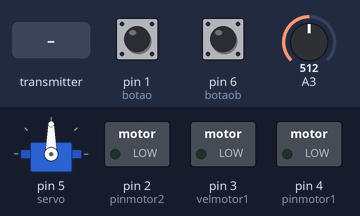
The sketch below on a simulated Arduino Nano, built with avr-gcc and run on an emulated ATmega328P. Parts: servo, switched loads named in the sketch (green lamp = pin HIGH). The inputs (shaded band) are chosen by the test bench; at power-on: pin 1 (botao) LOW, pin 6 (botaob) LOW, A3 = 512. No radio packets arrive unless stated.

Above: at 1.2 s.
1.3 s: pin 1 (botao) pulled HIGH for 0.15 s
At 1.7 s:
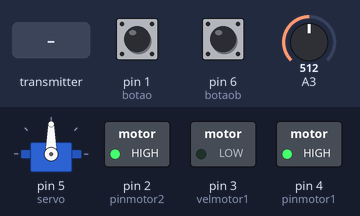
2.9 s: the transmitter starts sending anguloV = 0
At 4.1 s:
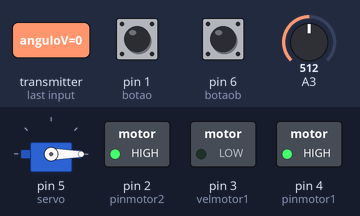
4.4 s: the transmitter starts sending anguloV = 256
At 5.3 s:
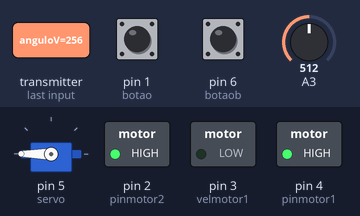
5.9 s: the transmitter starts sending anguloV = 1023
At 6.4 s:
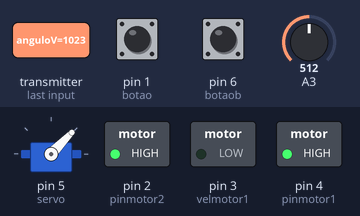
7.4 s: pin 6 (botaob) pulled HIGH for 0.15 s
At 7.8 s:
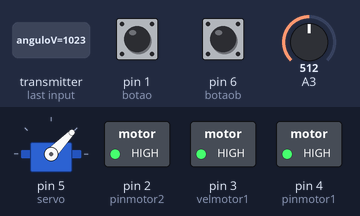
9.0 s: the transmitter starts sending anguloV = 512
At 10.0 s:
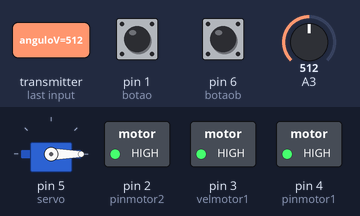
Timing chart, 0 to 11.5 s (numbered marks = the images above; inputs shaded):
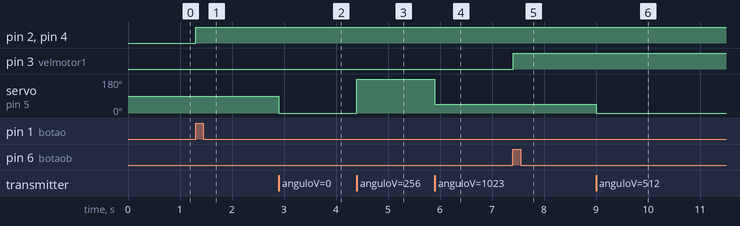

Measured:
- after the input at 1.3 s, pin 2 (pinmotor2), pin 4 (pinmotor1): LOW → HIGH at once
- after the input at 2.9 s, servo on pin 5 (servo): 90° → 0° at once
- after the input at 4.4 s, servo on pin 5 (servo): 0° → 180° at once
- after the input at 5.9 s, servo on pin 5 (servo): 180° → 46° at once
- after the input at 7.4 s, pin 3 (velmotor1): LOW → HIGH at once
- after the input at 9.0 s, servo on pin 5 (servo): 46° → 0° at once

The sketch:

c_digo_carrinho_rally_vdd.ino
```cpp
/*                LIGAÇÕES ARDUINO ==> NRF24L01
 *                         3.3V ==> VCC
 *                          GND ==> GND
 *                           8  ==> CSN
 *                           7  ==> CE
 *                           13 ==> SCK
 *                           11 ==> MOSI
 *                           12 ==> MISO
 *                 LIGAÇÕES ARDUINO ==> SERVO
 *                          GND ==> GND
 *                          VCC ==> VCC
 *                            5 ==> SINAL
 *                 LIGAÇÕES ARDUINO ==> L298N
 *                            4 ==> INPUT 4
 *                            2 ==> INPUT 3
 *                        "12V E GND DO L298N
 *                            NA FONTE EXTERNA"
 *                 LIGAÇÕES ARDUINO ==> BOTÕES
 *                       BOTÃO1 ==> 1
 *                       BOTÃO2 ==> 6
 *                (botão2 ou botaob como está no sketch)
 *                SKETCH FEITA POR: THIAGO LOPES BATISTA
 *                27/10/2020 10:08
 *                CARCAÇA PARA SER IMPRESSA EM 3D ESTÁ EM:
 * https://www.tinkercad.com/things/2rk4Yh9rpME-bodacious-tumelo-kasi
 *                MATERIAIS NESCESSÁRIOS PARA CARRINHO:
 *                ARDUINO NANO,  L298N,  NRF24L01,
 *                MOTOR DC 12V OU 24V, BATERIA RECARREGÁVEL 12V,
 *                TP4056. SE QUISER INCREMENTE OUTROS BOTÕES NO
 *                CONTROLE E ACRESCENTE O QUE QUISER NO CARRINHO.
 *                   BOA DIVERSÃO COM SEU CARRINHO!!!
 */
// includes
#include <Servo.h>
#include <SPI.h>
#include <nRF24L01.h>
#include <RF24.h>
// defines
Servo servo;
#define pinmotor1 4
#define pinmotor2 2
#define velmotor1 3
#define botao 1
#define botaob 6
boolean buttonState = 0;
boolean buttonState1 = 0;

RF24 radio(7, 8); // CE, CSN

const byte address[6] = "00001";

void setup() {
  // put your setup code here, to run once:
  radio.begin();
  radio.openReadingPipe(0, address);
  radio.setPALevel(RF24_PA_MAX);
  radio.startListening();

  pinMode(pinmotor1, OUTPUT);
  pinMode(pinmotor2, OUTPUT);
  pinMode(velmotor1, OUTPUT);
  pinMode(botao, INPUT);
  pinMode(botaob, INPUT);
  servo.attach(5);

}

void loop() {
  // put your main code here, to run repeatedly:
  if (radio.available()) {
    while (radio.available()) {
      int anguloV = 0;
      radio.read(&anguloV, sizeof(anguloV));
      servo.write(anguloV);
    }
    }
  if (radio.available()) {
    while (radio.available()) {
  int potenciometrovalor = analogRead(A3);
  int angulovalor = map( potenciometrovalor, 0, 1023, 0, 255);
  radio.read(&angulovalor, sizeof(angulovalor));
  analogWrite(velmotor1, angulovalor);
  }
  }
  buttonState = digitalRead(botao);
  radio.read(&buttonState, sizeof(buttonState));

 buttonState1 = digitalRead(botaob);
  radio.read(&buttonState1, sizeof(buttonState1));


  if(digitalRead(botao) == HIGH){
    analogWrite(pinmotor1, 255);
    analogWrite(pinmotor2, 255);
    }if(digitalRead(botaob) == HIGH){
      analogWrite(pinmotor1, 255);
      analogWrite(pinmotor2, 255);
    }
  }
```
